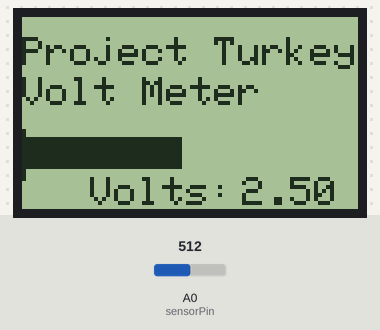
Bench run of a sketch on a simulated Arduino Uno, built with avr-gcc and run on an emulated ATmega328P. Shown: 84×48 one-colour display. The test bench sets the inputs (shaded band); at power-on: A0 (sensorPin) = 512.

Above: at 1.2 s.
1.3 s: A0 (sensorPin) set to 716
At 1.7 s:
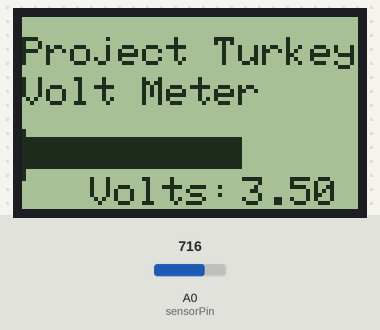
2.8 s: A0 (sensorPin) set to 900
At 4.1 s:
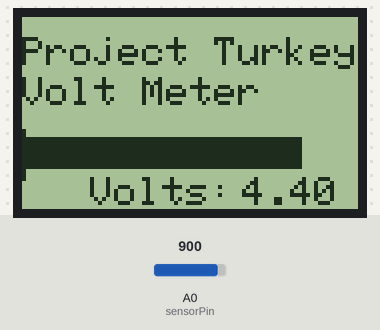
4.4 s: A0 (sensorPin) set to 1023
At 5.3 s:
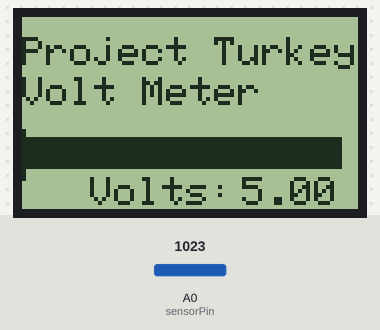
Timing chart, 0 to 7.4 s (numbered marks = the images above; inputs shaded):
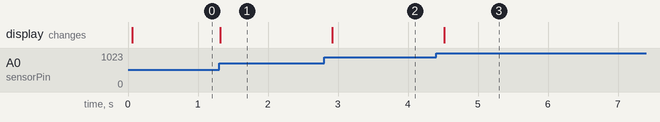

Measured:
- after the input at 1.3 s, the display: changes at once (image 1)
- after the input at 2.8 s, the display: changes after 0.12 s (image 2)
- after the input at 4.4 s, the display: changes after 0.11 s (image 3)

The sketch:

13.ino
```cpp
// Volt Meter on Nokia 5110
// 10K Ohm potentiometer on A0
#include <SPI.h>
#include <Adafruit_GFX.h>
#include <Adafruit_PCD8544.h>

//   PINS                                   CLK, DIN, DC, CE, RST
Adafruit_PCD8544 display = Adafruit_PCD8544(7,   6,   5,  4,  3);

int sensorPin = A0;   // select the input pin for the potentiometer
int sensorValue = 0;  // variable to store the value coming from the sensor

void setup()   {
  Serial.begin(9600);
  display.begin();      // Initialise display
  int con = 56;         // Change up or down by 1 to get
  int bias = 4;         // the best settings for your display
  display.setBias(bias);
  display.setContrast(con);
  display.clearDisplay();
  display.setCursor(0,5);
  display.println("Project Turkey");
  display.setCursor(0,15);
  display.print("Volt Meter");
  display.setCursor(17,40);
  display.print("Volts:");
  display.display();  // Static parts of screen written at this point
}

int bar(int v, float vv) {  // Bar graph
  display.drawLine(0,28,0,40, BLACK);
  display.fillRect(1,30,80,8,WHITE);   // Rub out old bar graph
  display.fillRect(0,30,v,8,BLACK);    // Write new bar graph
  display.fillRect(55,40,26,10,WHITE); // Rub out old text
  display.setCursor(55,40);
  display.print(vv);                   // Write new text
  display.display();                   // Update display
}
// ++++++++++++Main Loop ++++++++++++++
void loop() {
  // Read pot and display values
  sensorValue = analogRead(sensorPin); // Read the value from the sensor
  float volts = (sensorValue * 5.0 / 1023.0);  // Calculate voltage
  int x = float(sensorValue * 80.0/1023);     // Calculate percentage
  bar(x,volts);  // Redraw bar graph
  delay(100);      // Delay to reduce jitter
}
```
